Frame 1 (no input): blank canvas, image omitted
Frame 60 (no input): blank canvas, image omitted
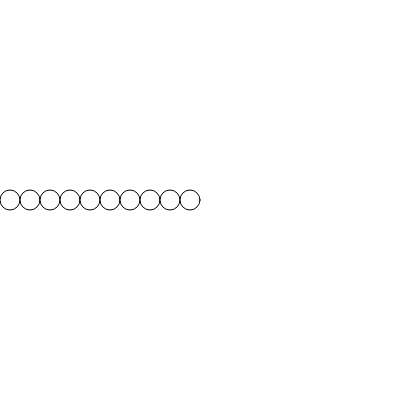
Frame 120 (the mouse pressed at the canvas centre since frame 60)

The p5.js sketch whose frames 1 and 60 were blank and that drew this single picture after the mouse press (run headless with seeded random() and noise() and a simulated clock; from frame 60 on, the mouse is pressed at the canvas centre):

// p5.js sketch
// ── sketch.js
function setup(){
    createCanvas(400,400);
}

function draw(){
    background(255);
    let x = 10;
    while (x < mouseX){
        circle(x, 200, 20);
        x += 20;
    }
}
